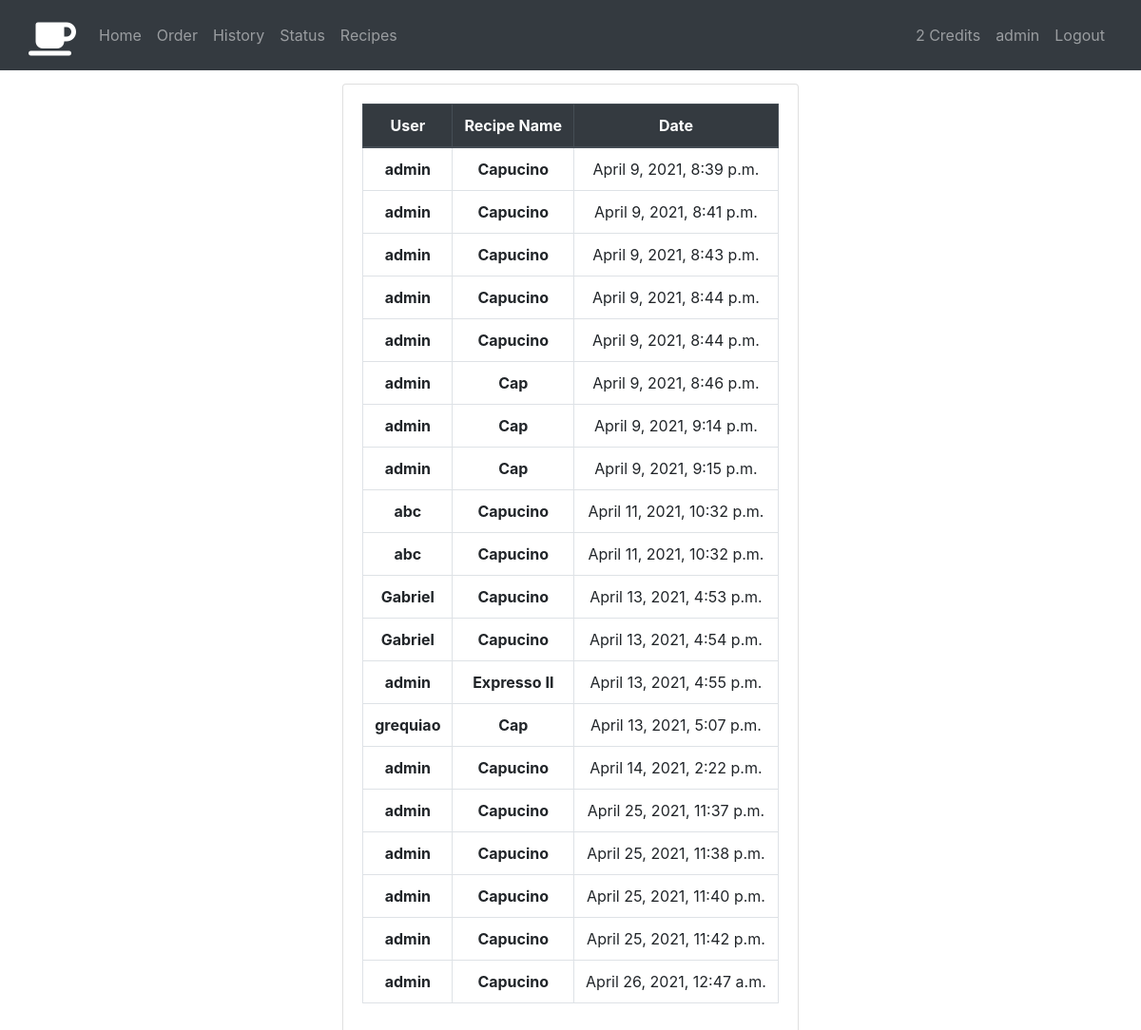
Page /history/ (signed in) on the committed database.
### webapp/models.py (models this page shows)
class CoffeeUser(models.Model):
    user = models.OneToOneField(User, on_delete=models.CASCADE)
    credits = models.IntegerField()

class CoffeeOrder(models.Model):
    user = models.ForeignKey(CoffeeUser, on_delete=models.CASCADE)
    recipe = models.ForeignKey(CoffeeRecipe, on_delete=models.CASCADE)
    time = models.DateTimeField()

class CoffeeRecipe(models.Model):
    name = models.CharField(max_length=100)
    image = models.ImageField(upload_to='images/')
    coffee = models.IntegerField()
    milk = models.IntegerField()
    chocolate = models.IntegerField()
    cost = models.IntegerField()

### webapp/views.py (the view)
# urls.py: path('history/', views.history, name="history"),
@login_required
def history(request):
    if request.user.is_superuser:
        orders = CoffeeOrder.objects.all()
        context = {
            'orders': orders
        }
        return render(request, 'historyAdmin.html', context)
    orders = CoffeeOrder.objects.filter(user=request.user.coffeeuser)
    context = {
        'orders': orders
    }
    return render(request, 'history.html', context)

### webapp/templates/historyAdmin.html
{% extends "base.html" %}
{% block content %}
{% load static %}
<div id="app" class="row justify-content-center">
    <div class="card">
        <div class="card-body">
            {% if orders|length == 0 %}
            <div class="card-text">No coffee orders history found.</div>
            {% else %}
            <table class="table table-bordered">
                <thead class="thead-dark">
                    <tr>
                        <th scope="col" class="text-center">User</th>
                        <th scope="col" class="text-center">Recipe Name</th>
                        <th scope="col" class="text-center">Date</th>
                    </tr>
                </thead>
                <tbody>
                    {% for item in orders %}
                    <tr>
                        <th scope="row" class="text-center">{{ item.user.user.username }}</th>
                        <th scope="row" class="text-center">{{ item.recipe.name }}</th>
                        <td class="text-center">{{ item.time |date:"DATETIME_FORMAT" }}</td>
                    </tr>
                    {% endfor %}
                </tbody>
            </table>
            {% endif %}
        </div>
    </div>
</div>
{% endblock %}

### templates/base.html (shortened to what this page needs)
<html !DOCTYPE>
<head>
    <link rel="stylesheet" href="https://stackpath.bootstrapcdn.com/bootstrap/4.3.1/css/bootstrap.min.css">
    {% load static %}
</head>
<body>
    <nav class="navbar navbar-expand navbar-dark bg-dark fixed-top">
        <div class="container">
            <div class="navbar-header">
                <a class="navbar-brand" href="{% url 'index' %}"><i class="fas fa-coffee fa-2x mt-2"></i></a>
            </div>
            <div class="collapse navbar-collapse">
                <ul class="navbar-nav">
                    <li class="nav-item">
                        <a class="nav-link" href="{% url 'index' %}">Home</a>
                    </li>
                    <li class="nav-item">
                        <a class="nav-link" href="{% url 'order' %}">Order</a>
                    </li>
                    <li class="nav-item">
                        <a class="nav-link" href="{% url 'history' %}">History</a>
                    </li>
                    <li class="nav-item">
                        <a class="nav-link" href="{% url 'status' %}">Status</a>
                    </li>
                {% if user.is_superuser %}
                    <li class="nav-item">
                        <a class="nav-link" href="{% url 'recipes' %}">Recipes</a>
                    </li>
                {% endif %}
                {% if user.is_authenticated %}
                    </ul>
                    <ul class="navbar-nav ml-auto">
                        <li class="nav-item">
                            <div class="nav-link"><a id="credits">{{user.coffeeuser.credits}}</a> Credits</div>
                        </li>
                        <li class="nav-item">
                            <a class="nav-link" href="#">{{user.username}}</a>
                        </li>
                        <li class="nav-item">
                            <a class="nav-link" href="{% url 'logout' %}">Logout</a>
                        </li>
                    </ul>
                {% endif %}
            </div>
        </div>
    </nav>
    <div class="container" style="margin-top: 30;">
        {% block content %} {% endblock %}
    </div>
</body>
</html>

### templates/base.html (style rules this page uses)
body { padding-top: 58px; }

### rows in the picture
CoffeeOrder: user.user.username "admin", recipe.name "Capucino", time "April 9, 2021, 8:39 p.m."
CoffeeOrder: user.user.username "admin", recipe.name "Capucino", time "April 9, 2021, 8:41 p.m."
CoffeeOrder: user.user.username "admin", recipe.name "Capucino", time "April 9, 2021, 8:43 p.m."
CoffeeOrder: user.user.username "admin", recipe.name "Capucino", time "April 9, 2021, 8:44 p.m."
CoffeeOrder: user.user.username "admin", recipe.name "Capucino", time "April 9, 2021, 8:44 p.m."
CoffeeOrder: user.user.username "admin", recipe.name "Cap", time "April 9, 2021, 8:46 p.m."
CoffeeOrder: user.user.username "admin", recipe.name "Cap", time "April 9, 2021, 9:14 p.m."
CoffeeOrder: user.user.username "admin", recipe.name "Cap", time "April 9, 2021, 9:15 p.m."
CoffeeOrder: user.user.username "abc", recipe.name "Capucino", time "April 11, 2021, 10:32 p.m."
CoffeeOrder: user.user.username "abc", recipe.name "Capucino", time "April 11, 2021, 10:32 p.m."
CoffeeOrder: user.user.username "Gabriel", recipe.name "Capucino", time "April 13, 2021, 4:53 p.m."
CoffeeOrder: user.user.username "Gabriel", recipe.name "Capucino", time "April 13, 2021, 4:54 p.m."
CoffeeOrder: user.user.username "admin", recipe.name "Expresso II", time "April 13, 2021, 4:55 p.m."
CoffeeOrder: user.user.username "grequiao", recipe.name "Cap", time "April 13, 2021, 5:07 p.m."
CoffeeOrder: user.user.username "admin", recipe.name "Capucino", time "April 14, 2021, 2:22 p.m."
CoffeeOrder: user.user.username "admin", recipe.name "Capucino", time "April 25, 2021, 11:37 p.m."
CoffeeOrder: user.user.username "admin", recipe.name "Capucino", time "April 25, 2021, 11:38 p.m."
CoffeeOrder: user.user.username "admin", recipe.name "Capucino", time "April 25, 2021, 11:40 p.m."
CoffeeOrder: user.user.username "admin", recipe.name "Capucino", time "April 25, 2021, 11:42 p.m."
CoffeeOrder: user.user.username "admin", recipe.name "Capucino", time "April 26, 2021, 12:47 a.m."

### other values in the picture
{{ user.coffeeuser.credits }} "2"
{{ user.username }} "admin"
